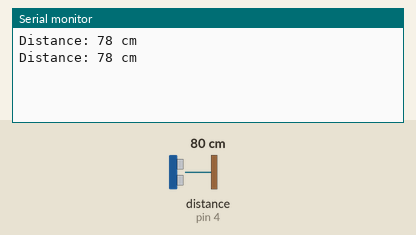
This sketch was run on a simulated Arduino Uno, built with avr-gcc and run on an emulated ATmega328P. On the bench: the last lines printed to the serial monitor. Wiring (inferred from the names in the program): ultrasonic range finder: trigger pin 2; echo pin 4. The test bench sets the inputs (shaded band); at power-on: distance to the obstacle (sensor on pin 4) 80 cm. The echo pulse lasts 58.3 µs per cm.

Above: at 1.8 s.
1.9 s: distance to the obstacle (sensor on pin 4) set to 2 cm
At 2.4 s:
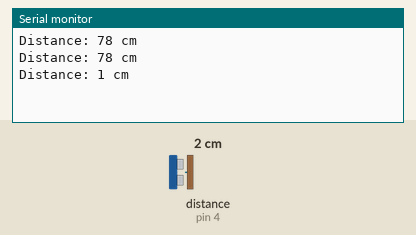
3.4 s: distance to the obstacle (sensor on pin 4) set to 4 cm
At 4.8 s:
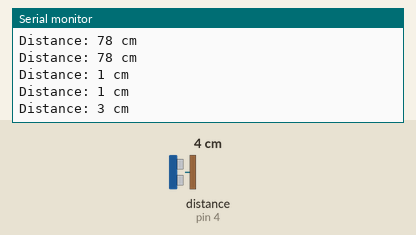
Timing chart, 0 to 6.4 s (numbered marks = the images above; inputs shaded):
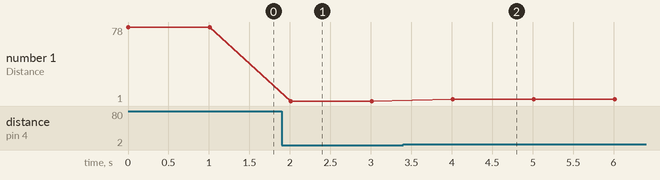

The sketch:

sketch_apr06a.ino
```cpp
#define TRIGGER_PIN 2
#define ECHO_PIN 4

//const char* ssid = "your-ssid";
//const char* password = "your-password";

void setup() {
  Serial.begin(115200);
  pinMode(TRIGGER_PIN, OUTPUT);
  pinMode(ECHO_PIN, INPUT);

  // Connect to Wi-Fi
//  WiFi.begin(ssid, password);
//  while (WiFi.status() != WL_CONNECTED) {
//    delay(1000);
//    Serial.println("Connecting to WiFi..");
//  }
//  Serial.println("Connected to WiFi");
}

void loop() {
  long duration, distance;

  // Send ultrasonic pulse
  digitalWrite(TRIGGER_PIN, LOW);
  delayMicroseconds(2);
  digitalWrite(TRIGGER_PIN, HIGH);
  delayMicroseconds(10);
  digitalWrite(TRIGGER_PIN, LOW);

  // Measure the pulse duration
  duration = pulseIn(ECHO_PIN, HIGH);

  // Calculate distance
  distance = duration * 0.034 / 2; // Speed of sound is 34 microseconds per cm

  // Print distance
  Serial.print("Distance: ");
  Serial.print(distance);
  Serial.println(" cm");

  delay(1000); // Wait before taking another reading
}
```

Measured:
- after the input at 1.9 s, the serial monitor: prints a new line after 0.11 s (image 1)
- after the input at 3.4 s, the serial monitor: prints a new line after 0.61 s (image 2)
- plotted number 1: 78 → 1 after the input at 1.9 s, 1 → 3 after the input at 3.4 s
